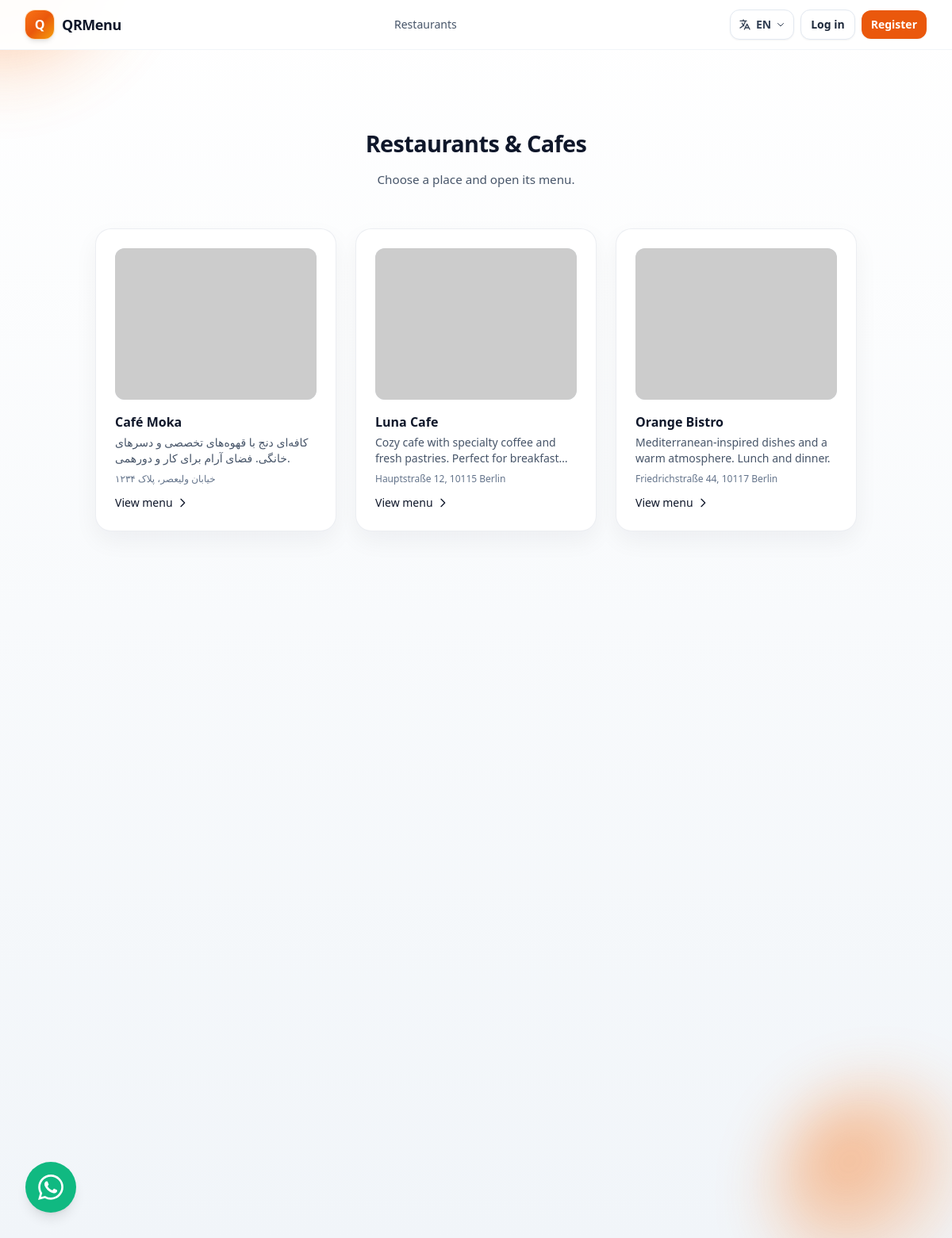
The page /restaurants/ on the database its author committed.
### business_menu/models.py (models this page shows, shortened)
class Restaurant(models.Model):
    admin = models.OneToOneField(
        BusinessAdmin,
        on_delete=models.CASCADE,
        related_name="restaurant",
        help_text="Admin of this restaurant (one admin = one restaurant)"
    )
    name = models.CharField(max_length=200, help_text="Restaurant/cafe name")
    description = models.TextField(blank=True, help_text="Restaurant description")
    address = models.TextField(blank=True, help_text="Restaurant address")
    phone = models.CharField(max_length=32, blank=True, help_text="Restaurant phone number")
    country = models.CharField(max_length=100, blank=True, help_text="Country")
    city = models.CharField(max_length=100, blank=True, help_text="City")
    postal_code = models.CharField(max_length=20, blank=True, help_text="Postal / ZIP code")
    latitude = models.DecimalField(
        max_digits=9,
        decimal_places=6,
        null=True,
        blank=True,
        help_text="WGS84 latitude [-90, 90]",
    )
    longitude = models.DecimalField(
        max_digits=9,
        decimal_places=6,
        null=True,
        blank=True,
        help_text="WGS84 longitude [-180, 180]",
    )
    public_slug = models.SlugField(
        max_length=120,
        null=True,
        blank=True,
        unique=True,
        db_index=True,
        help_text="Optional public URL segment for /m/<slug>/ (e.g. my-bistro)",
    )
    google_place_id = models.CharField(
        max_length=255,
        blank=True,
        help_text="Google Places place_id when chosen from autocomplete",
    )
    restaurant_type = models.CharField(
        max_length=50,
        blank=True,
        default="restaurant",
        help_text="Venue type label for the app (e.g. restaurant, cafe)",
    )
    email = models.EmailField(blank=True, help_text="Public contact email for this restaurant")
    whatsapp = models.CharField(max_length=32, blank=True, help_text="WhatsApp number")
    website = models.URLField(blank=True, max_length=500, help_text="Website URL")
    logo = models.ImageField(upload_to="restaurants/logos/", blank=True, null=True, help_text="Logo image file")
    gallery = models.JSONField(default=list, blank=True, help_text="List of absolute image URLs for gallery")
    cover_image_index = models.PositiveIntegerField(default=0, help_text="Index into gallery for cover/banner")
    working_hours = models.JSONField(
        default=dict,
        blank=True,
        help_text='Per-day hours, e.g. {"monday": {"enabled": true, "open": "09:00", "close": "22:00"}, ...}',
    )
    closed_today = models.BooleanField(default=False, help_text="Manually marked closed for today")
    is_active = models.BooleanField(default=True, help_text="Active/Inactive status")
    created_at = models.DateTimeField(auto_now_add=True)
    updated_at = models.DateTimeField(auto_now=True)
    class Meta:
        verbose_name = "Restaurant"
        verbose_name_plural = "Restaurants"
        ordering = ['-created_at']

### core/views.py (the view)
# urls.py: path("restaurants/", views.restaurants_list, name="restaurants_list"),
def restaurants_list(request):
    restaurants = Restaurant.objects.filter(is_active=True).order_by("name")
    return render(request, "pages/restaurants_list.html", {"restaurants": restaurants})

### config/context_processors.py (called while the page is built)
def firebase_settings(request):
    return {
        "FIREBASE_PUBLIC_CONFIG": getattr(settings, "FIREBASE_CONFIG", {}),
        "VAPID_PUBLIC_KEY": getattr(settings, "VAPID_PUBLIC_KEY", ""),
    }

### core/context_processors.py (called while the page is built)
def navigation_context(request):
    return {
        "public_nav_links": [
            {"label": "Features", "href": "/features/", "path_prefix": "/features"},
            {"label": "How it works", "href": "/how-it-works/", "path_prefix": "/how-it-works"},
            {"label": "Pricing", "href": "/pricing/", "path_prefix": "/pricing"},
            {"label": "Contact", "href": "/contact/", "path_prefix": "/contact"},
        ],
        "panel_nav_links": [
            {"label": "Dashboard", "url_name": "panel_dashboard"},
            {"label": "Menu Items", "url_name": "panel_menu_items"},
            {"label": "Categories", "url_name": "panel_categories"},
            {"label": "Campaigns", "url_name": "panel_campaigns"},
            {"label": "Settings", "url_name": "panel_settings"},
        ],
    }

def theme(request):
    return {
        "theme": {
            "brand_name": "QRMenu Pro",
        }
    }

### core/templatetags/i18n_extras.py (called while the page is built)
@register.filter(name="translate_url")
def translate_url_filter(path: str, lang_code: str) -> str:
    if not path:
        return "/"
    try:
        return django_translate_url(path, lang_code) or path
    except Exception:
        return path

### templates/pages/restaurants_list.html (shortened to what this page needs)
{% extends "base.html" %}
{% load i18n %}
{% block navbar %}{% include "partials/customer_navbar.html" %}{% endblock %}
{% block content %}
<section class="py-12 md:py-16 lg:py-20">
  <div class="container mx-auto px-4 sm:px-6 lg:px-8">
    <header class="mx-auto max-w-3xl text-center">
      <h1 class="section-title text-slate-900 dark:text-white">{% trans "Restaurants & Cafes" %}</h1>
      <p class="section-subtitle mt-3 text-slate-600 dark:text-slate-400">{% trans "Choose a place and open its menu." %}</p>
    </header>
    {% if not restaurants %}
      <div class="mt-12 rounded-2xl border border-slate-200 dark:border-slate-600 bg-slate-50 dark:bg-slate-800 p-12 text-center">
        <p class="text-slate-600 dark:text-slate-400">{% trans "No restaurants yet. Check back later." %}</p>
        <a href="{% url 'landing' %}" class="mt-4 inline-block text-primary-600 dark:text-orange-400 font-medium hover:underline">{% trans "Back to home" %}</a>
      </div>
    {% else %}
      <div class="mt-12 grid gap-6 sm:grid-cols-2 lg:grid-cols-3">
        {% for r in restaurants %}
          <a href="{% url 'restaurant_menu' r.id %}" class="card-soft group block transition-all duration-300 hover:-translate-y-0.5 hover:shadow-card-hover dark:bg-slate-800 dark:border-slate-600 dark:hover:shadow-xl dark:shadow-slate-900/50" data-reveal>
            <div class="aspect-[4/3] overflow-hidden rounded-xl bg-slate-200 dark:bg-slate-700">
              <img
                src="https://loremflickr.com/640/480/restaurant,food?lock={{ r.id }}"
                alt="{{ r.name }}"
                class="h-full w-full object-cover transition duration-300 group-hover:scale-105"
                loading="lazy"
              />
            </div>
            <div class="mt-4">
              <h2 class="font-semibold text-slate-900 dark:text-white">{{ r.name }}</h2>
              {% if r.description %}
                <p class="mt-1 line-clamp-2 text-sm text-slate-600 dark:text-slate-400">{{ r.description }}</p>
              {% endif %}
              {% if r.address %}
                <p class="mt-2 text-xs text-slate-500 dark:text-slate-500">{{ r.address }}</p>
              {% endif %}
              <span class="mt-3 inline-flex items-center gap-1 text-sm font-medium text-primary-600 dark:text-orange-400 group-hover:underline">
                {% trans "View menu" %}
                <svg class="h-4 w-4" fill="none" stroke="currentColor" viewBox="0 0 24 24"><path stroke-linecap="round" stroke-linejoin="round" stroke-width="2" d="M9 5l7 7-7 7"/></svg>
              </span>
            </div>
          </a>
        {% endfor %}
      </div>
    {% endif %}
  </div>
</section>
{% endblock %}

### templates/base.html (shortened to what this page needs)
{% load static i18n %}
{% get_current_language as LANGUAGE_CODE %}
{% get_current_language_bidi as LANGUAGE_BIDI %}
<!doctype html>
<html lang="{{ LANGUAGE_CODE }}"{% if LANGUAGE_BIDI %} dir="rtl"{% endif %} class="h-full" id="html-theme">
<head>
  <script src="https://cdn.tailwindcss.com?plugins=typography,forms"></script>
  <link rel="stylesheet" href="{% static 'css/app.css' %}">
</head>
<body class="h-full font-sans bg-white text-slate-900 dark:bg-slate-900 dark:text-slate-100 transition-colors">
  <div aria-hidden="true" class="pointer-events-none fixed inset-0 -z-10">
    <div class="blob-orange -top-40 -left-24 h-80 w-80 opacity-70 dark:opacity-20"></div>
    <div class="blob-orange bottom-[-6rem] right-[-4rem] h-72 w-72 opacity-60 dark:opacity-15"></div>
  </div>
  {% block navbar %}{% endblock %}
  <main id="main-content" class="min-h-[70vh]">
    <div class="container pt-4">
    </div>
    {% block content %}{% endblock %}
  </main>
  <a
    href="https://wa.me/4915511422732"
    target="_blank"
    rel="noopener"
    class="fixed bottom-6 left-6 z-40 flex h-14 w-14 items-center justify-center rounded-full bg-emerald-500 text-white shadow-lg transition hover:bg-emerald-600 hover:scale-110 focus:outline-none focus-visible:ring-2 focus-visible:ring-emerald-400 focus-visible:ring-offset-2 md:bottom-8 md:left-8 md:h-16 md:w-16"
    aria-label="Chat on WhatsApp"
  >
  </a>
</body>
</html>

### templates/partials/customer_navbar.html (shortened to what this page needs)
{% load static i18n i18n_extras %}
{% get_current_language as LANGUAGE_CODE %}
<header
  class="sticky top-0 z-40 border-b border-slate-100 bg-white/95 backdrop-blur-md dark:border-slate-700 dark:bg-slate-900/95"
  x-data="customerNavbar()"
  x-init="init()"
>
  <nav class="mx-auto flex max-w-7xl items-center justify-between gap-3 px-4 py-3 sm:px-6 lg:px-8" aria-label="Customer">
    <a href="{% url 'restaurants_list' %}" class="flex items-center gap-2.5 font-bold text-slate-900 dark:text-white">
      <span class="inline-flex h-9 w-9 items-center justify-center rounded-xl bg-gradient-to-br from-orange-500 via-orange-600 to-amber-500 text-white shadow-md ring-1 ring-orange-200/70 dark:ring-orange-500/30">Q</span>
      <span class="hidden sm:inline text-lg font-extrabold tracking-tight">QRMenu</span>
    </a>
    <div class="hidden items-center gap-1 md:flex">
      <a href="{% url 'restaurants_list' %}" class="rounded-full px-3 py-2 text-sm font-medium text-slate-600 hover:text-orange-600 dark:text-slate-300 dark:hover:text-orange-400">{% trans "Restaurants" %}</a>
    </div>
    <div class="flex items-center gap-2" @click.outside="langOpen = false">
      <div class="relative">
        <button type="button" @click="langOpen = !langOpen" class="inline-flex items-center gap-1.5 rounded-xl border border-slate-200 bg-white px-2.5 py-2 text-sm font-semibold text-slate-700 shadow-sm hover:bg-slate-50 dark:border-slate-600 dark:bg-slate-800 dark:text-slate-200" aria-label="{% trans 'Change language' %}">
          <svg class="h-4 w-4" fill="none" stroke="currentColor" viewBox="0 0 24 24"><path stroke-linecap="round" stroke-linejoin="round" stroke-width="2" d="M3 5h12M9 3v2m1.048 9.5A18.022 18.022 0 016.412 9m6.088 9h7M11 21l5-10 5 10M12.751 5C11.783 10.77 8.07 15.61 3 18.129"/></svg>
          <span class="uppercase">{{ LANGUAGE_CODE }}</span>
          <svg class="h-3 w-3 transition-transform" :class="{ 'rotate-180': langOpen }" fill="none" stroke="currentColor" viewBox="0 0 24 24"><path stroke-linecap="round" stroke-linejoin="round" stroke-width="2" d="M19 9l-7 7-7-7"/></svg>
        </button>
      </div>
      <template x-if="!currentUser">
        <button @click="openAuthModal('login')" class="rounded-xl border border-slate-200 bg-white px-3 py-2 text-sm font-semibold text-slate-800 shadow-sm hover:bg-slate-50 dark:border-slate-600 dark:bg-slate-800 dark:text-slate-100">{% trans "Log in" %}</button>
      </template>
      <template x-if="!currentUser">
        <button @click="openAuthModal('register')" class="rounded-xl bg-orange-600 px-3 py-2 text-sm font-bold text-white shadow-sm hover:bg-orange-700">{% trans "Register" %}</button>
      </template>
    </div>
  </nav>
</header>

### templates/partials/alerts.html (shortened to what this page needs)
{% load i18n %}

### static/css/app.css (style rules this page uses)
:root { --qr-primary-50: #fff7ed; --qr-primary-100: #ffedd5; --qr-primary-200: #fed7aa; --qr-primary: #f97316; --qr-primary-600: #ea580c; --qr-primary-700: #c2410c; --qr-surface: #f8fafc; --qr-surface-elevated: #ffffff; --qr-surface-muted: #f9fafb; --qr-border-subtle: #e2e8f0; --qr-text-main: #0f172a; --qr-text-muted: #64748b; }
body { background-color: var(--qr-surface); color: var(--qr-text-main); font-family: system-ui, -apple-system, BlinkMacSystemFont, "Segoe UI", sans-serif; }
.card-soft { border-radius: 1.25rem; background-color: var(--qr-surface-elevated); border: 1px solid rgba(148, 163, 184, 0.18); padding: 1.5rem; box-shadow: 0 12px 30px rgba(15, 23, 42, 0.05); transition: transform 0.25s ease-out, box-shadow 0.25s ease-out, border-color 0.25s ease-out; }
[data-reveal] { opacity: 0; transform: translateY(18px); filter: blur(6px); transition: opacity 0.7s ease-out, transform 0.7s ease-out, filter 0.7s ease-out; }
[data-reveal].is-visible { opacity: 1; transform: translateY(0); filter: blur(0); }
.blob-orange { position: absolute; border-radius: 9999px; background: radial-gradient(circle at 30% 30%, rgba(249, 115, 22, 0.9), transparent 60%); filter: blur(40px); }
.section-title { font-size: clamp(1.5rem, 1.2rem + 0.8vw, 2.25rem); font-weight: 700; letter-spacing: -0.02em; color: #0f172a; }
.section-subtitle { font-size: 0.95rem; line-height: 1.7; color: #64748b; }

### rows shown on the page
Restaurant: name "Café Moka", description "کافه‌ای دنج با قهوه‌های تخصصی و دسرهای خانگی. فضای آرام برای کار و دورهمی.", address "خیابان ولیعصر، پلاک ۱۲۳۴"
Restaurant: name "Luna Cafe", description "Cozy cafe with specialty coffee and fresh pastries. Perfect for…", address "Hauptstraße 12, 10115 Berlin"
Restaurant: name "Orange Bistro", description "Mediterranean-inspired dishes and a warm atmosphere. Lunch and dinner.", address "Friedrichstraße 44, 10117 Berlin"

### other values the page prints
{{ LANGUAGE_CODE }} "EN"
